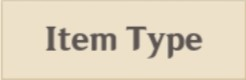
#> input picture item_type.jpg, 246 x 80 px
$ python -i image_processing.py   (imports and definitions only)
#> lines starting #> are read from the running program, lines starting #| are printed output that depends on the picture; after the words box and inside, x2 and y2 are one past the last pixel; in counts of white or black regions, pixels touching at a corner belong together
#> further down, picture is the input picture: shape (80, 246, 3); mean B, G, R 191, 213.5, 225.4
import cv2 as cv
import numpy as np
import pytesseract
pytesseract.pytesseract.tesseract_cmd = r'C:\Program Files\Tesseract-OCR\tesseract.exe'
# [7 lines left out: function display_image, not called in this run]

def get_grayscale(image):
    return cv.cvtColor(image, cv.COLOR_BGR2GRAY)

#TODO, threshold value needs work
# [14 lines left out: functions get_binary, draw_text, not called in this run]


def is_vertical(line):
    return line[0]==line[2]

def is_horizontal(line):
    return line[1]==line[3]

# [15 lines left out: function overlapping_filter, not called in this run]

def detect_lines(image, title='default', rho = 1, theta = np.pi/180, threshold = 50, minLinLength = 290, maxLineGap = 6, display = False, write = False, resize = (0, 0)):
    # Check if image is loaded fine
#> called with title = 'default', rho = 1, theta = 0.0175, threshold = 50, minLinLength = 290, maxLineGap = 6, display = False, write = False
    gray = cv.cvtColor(image, cv.COLOR_BGR2GRAY)
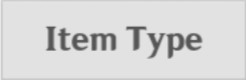
#> gray: shape (80, 246); min 81, max 236, mean 214.6

    if gray is None:
        print ('Error opening image!')
        return -1

    # TODO mean = mean of gray image
    # min_threshold = 0.66 * mean
    # max_threshold = 1.33 * mean
    dst = cv.Canny(gray, 50, 200, None, 3)
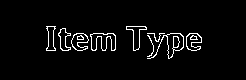
#> dst: shape (80, 246); 4% white in thin lines or dots, all inside (x1, y1, x2, y2) = (46, 26, 202, 59)

    # Copy edges to the images that will display the results in BGR
    cImage = np.copy(image)

    #linesP = cv.HoughLinesP(dst, 1 , np.pi / 180, 50, None, 290, 6)
    linesP = cv.HoughLinesP(dst, rho , theta, threshold, None, minLinLength, maxLineGap)
#> linesP = None

    horizontal_lines = []
    vertical_lines = []

    if linesP is not None:
        #for i in range(40, nb_lines):
        for i in range(0, len(linesP)):
            l = linesP[i][0]

            if (is_vertical(l)):
                vertical_lines.append(l)

            elif (is_horizontal(l)):
                horizontal_lines.append(l)

        horizontal_lines = overlapping_filter(horizontal_lines, 1)
        vertical_lines = overlapping_filter(vertical_lines, 0)

    if (display):
        for i, line in enumerate(horizontal_lines):
            cv.line(cImage, (line[0], line[1]), (line[2], line[3]), (0,255,0), 3, cv.LINE_AA)

            cv.putText(cImage, str(i) + "h", (line[0] + 5, line[1]), cv.FONT_HERSHEY_SIMPLEX,
                       1, (0, 0, 0), 1, cv.LINE_AA)

        for i, line in enumerate(vertical_lines):
            cv.line(cImage, (line[0], line[1]), (line[2], line[3]), (0,0,255), 3, cv.LINE_AA)
            cv.putText(cImage, str(i) + "v", (line[0], line[1] + 5), cv.FONT_HERSHEY_SIMPLEX,
                       1, (0, 0, 0), 1, cv.LINE_AA)


        # cv.namedWindow('Source', cv.WINDOW_NORMAL)
        cImage = cv.resize(cImage, resize) if (resize[0] and resize[1]) else cImage
        dst = cv.resize(dst, resize) if (resize[0] and resize[1]) else dst

        cv.imshow("Source", cImage)
        cv.imshow("Canny", dst)
        cv.waitKey(0)
        cv.destroyAllWindows()

    if (write):
        cv.imwrite("../Images/" + title + ".png", cImage);

    return (horizontal_lines, vertical_lines)

def get_cropped_image(image, x, y, w, h):
    cropped_image = image[ y:y+h , x:x+w ]
    return cropped_image

# [37 lines left out: functions get_ROI, detect, not called in this run]

>>> import cv2
>>> picture = cv2.imread('item_type.jpg')
>>> result = detect_lines(picture)
#> result = ([], [])
